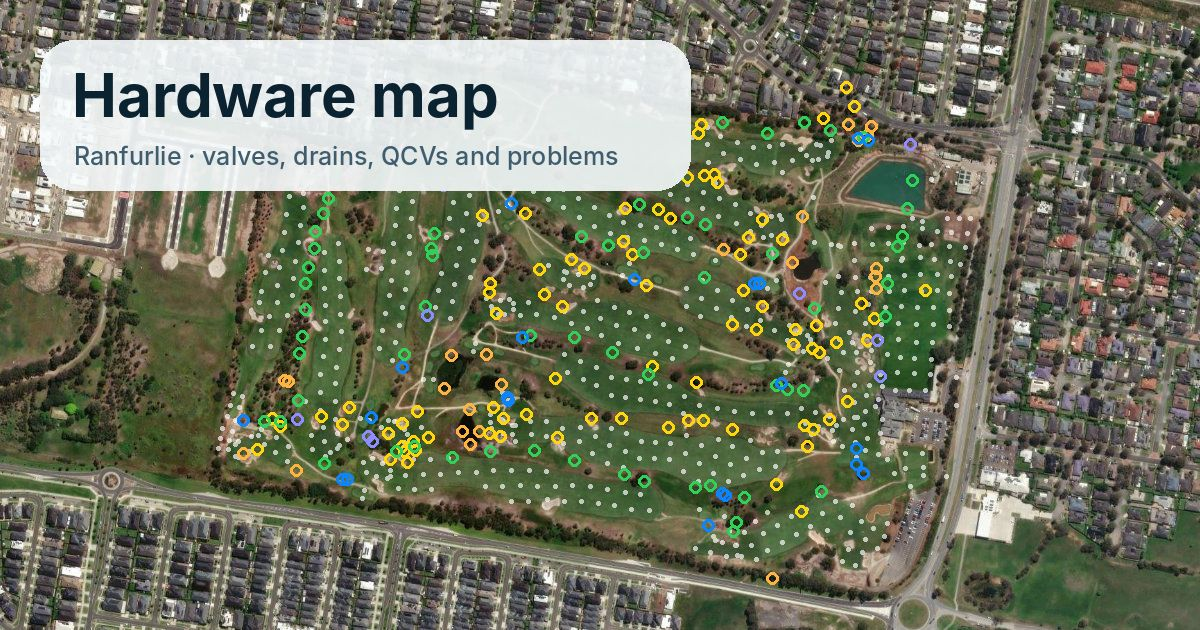
#> input picture hardware/og.jpg, 1200 x 630 px
$ python build_network.py ../og.jpg
#> lines starting #> are read from the running program, lines starting #| are printed output that depends on the picture
#!/usr/bin/env python3
"""Build hardware/network.json (mainline, sluice valves, pump) from the first-pass trace in mainline_routes.py.

Needs the CirrusPRO image layer Irrigation_asbuilt_2000_v3.png (fetch with the "Fetch CirrusPRO image layers"
GitHub workflow). Usage:  python3 build_network.py <path to Irrigation_asbuilt_2000_v3.png>

Only run this to start the network again from the drawing. Once the crew edit the network on the map, network.json
is the record (the page saves edits straight to it), and re-running this would throw those edits away.
"""
import json, math, os, sys, datetime
import numpy as np
from PIL import Image
from scipy import ndimage as ndi
from skimage.graph import route_through_array

HERE = os.path.dirname(os.path.abspath(__file__))
sys.path.insert(0, HERE)
from mainline_routes import ROUTES, PUMP  # noqa: E402

AB = dict(w=3289, h=2311, w0=145.23795958625612, e0=145.25110681155834, n0=-38.11694297598153, s0=-38.12420949834375)


def px2ll(x, y):
    return [round(AB['n0'] + (AB['s0'] - AB['n0']) * y / AB['h'], 7), round(AB['w0'] + (AB['e0'] - AB['w0']) * x / AB['w'], 7)]


def ll2px(lat, lng):
    return ((lng - AB['w0']) / (AB['e0'] - AB['w0']) * AB['w'], (lat - AB['n0']) / (AB['s0'] - AB['n0']) * AB['h'])


M_PER_PX = (AB['e0'] - AB['w0']) * 111320 * math.cos(math.radians(38.12)) / AB['w']


def cost_map(path):
#> called with path = '../og.jpg'
    im = Image.open(path)
#> im is the input picture: PIL image 1200x630 RGB; mean R, G, B 113.3, 117.1, 96.4
    a = np.array(im)
    strong = a == 1                                   # solid white strokes (pipes, heads, text)
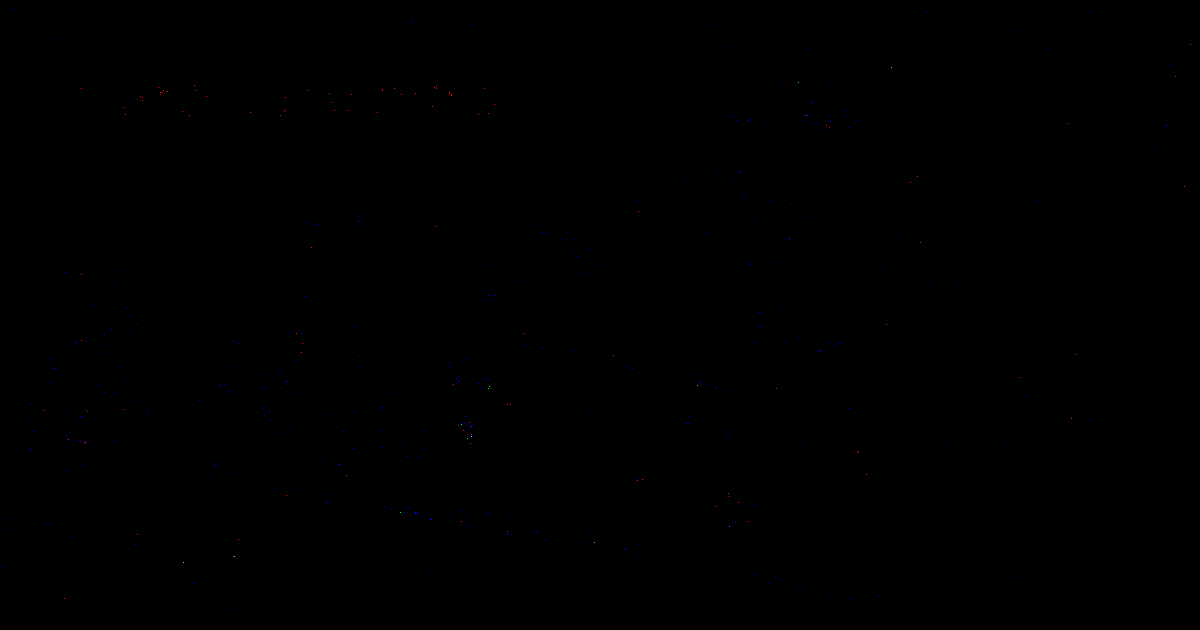
#> strong: shape (630, 1200, 3) bool; mean R, G, B 0.000138, 1.59e-05, 0.000488
#> (the run stopped early here; a loop or call above may not have finished)
